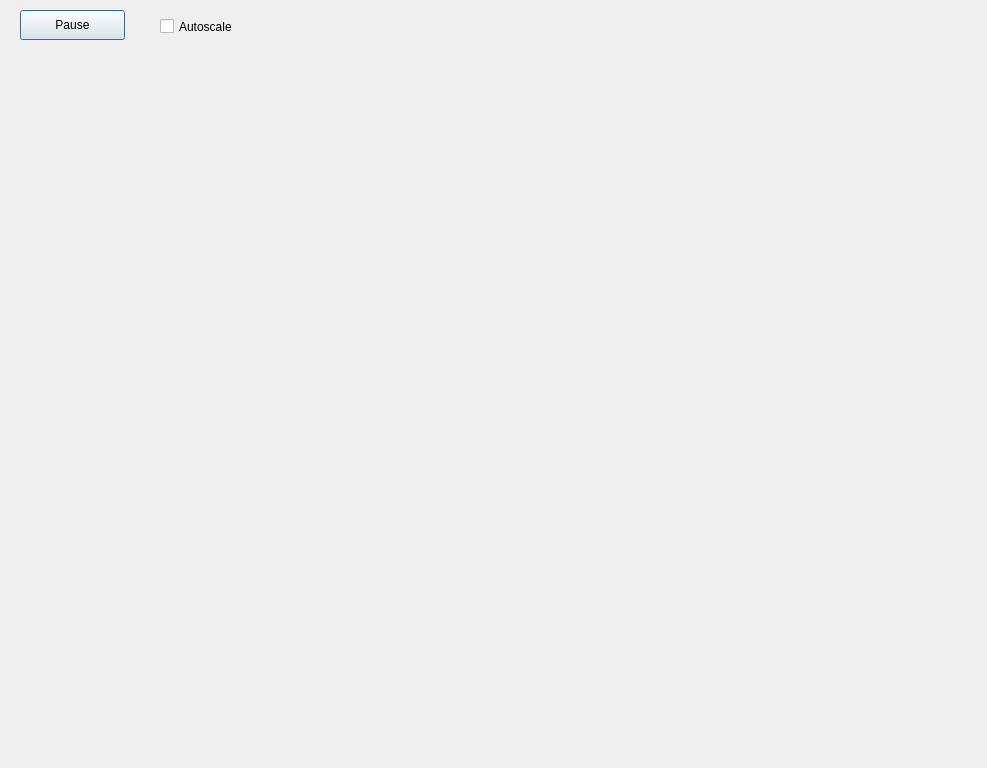
<?xml version="1.0" encoding="UTF-8"?>
<ui version="4.0">
 <author>C. Minos Niu</author>
 <class>Dialog</class>
 <widget class="QDialog" name="Dialog">
  <property name="geometry">
   <rect>
    <x>0</x>
    <y>0</y>
    <width>987</width>
    <height>768</height>
   </rect>
  </property>
  <property name="windowTitle">
   <string>Dialog</string>
  </property>
  <widget class="QPushButton" name="pushButton">
   <property name="geometry">
    <rect>
     <x>20</x>
     <y>10</y>
     <width>105</width>
     <height>30</height>
    </rect>
   </property>
   <property name="text">
    <string>Pause</string>
   </property>
   <property name="checkable">
    <bool>true</bool>
   </property>
   <property name="checked">
    <bool>false</bool>
   </property>
  </widget>
  <widget class="QCheckBox" name="checkBox">
   <property name="geometry">
    <rect>
     <x>160</x>
     <y>14</y>
     <width>107</width>
     <height>25</height>
    </rect>
   </property>
   <property name="text">
    <string>Autoscale</string>
   </property>
  </widget>
 </widget>
 <resources/>
 <connections/>
</ui>
